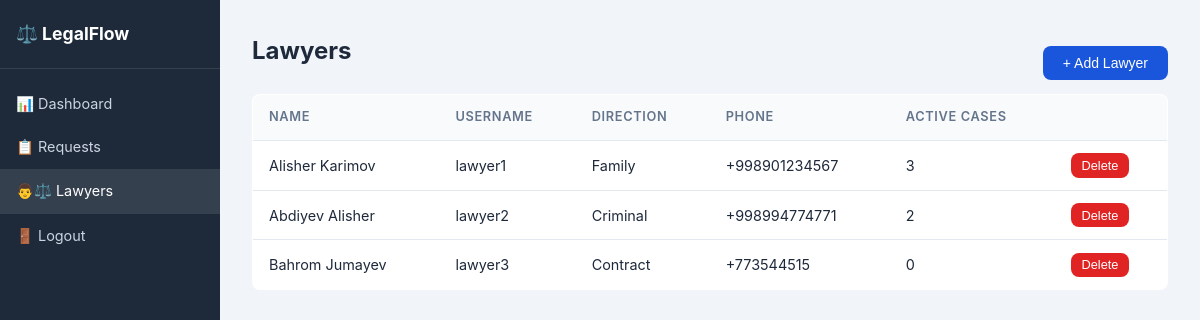
Before: /admin-panel/lawyers/ (signed in) with the older database file.
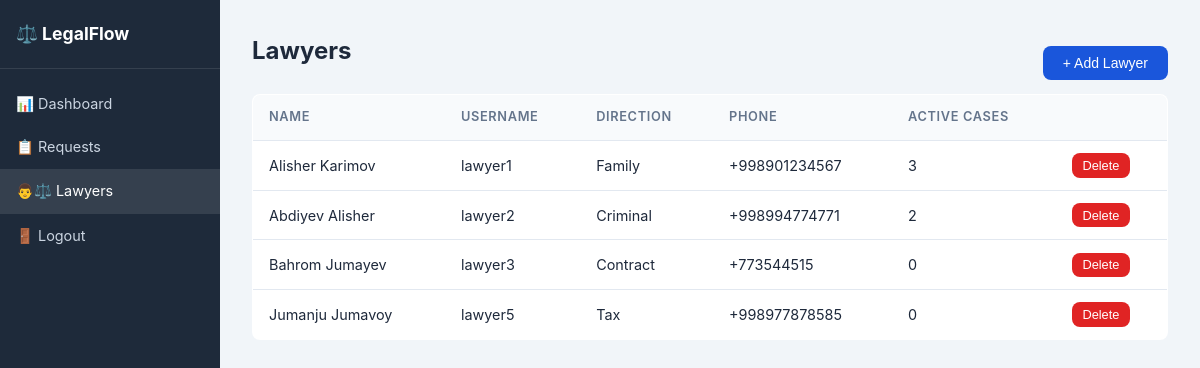
After: the same page with the newer database file.
### accounts/models.py (models this page shows, shortened)
class Lawyer(models.Model):
    DIRECTIONS = [
        ('family', 'Family'),
        ('criminal', 'Criminal'),
        ('labor', 'Labor'),
        ('tax', 'Tax'),
        ('contract', 'Contract'),
        ('other', 'Other'),
    ]
    user = models.OneToOneField(User, on_delete=models.CASCADE, related_name='lawyer_profile')
    direction = models.CharField(max_length=20, choices=DIRECTIONS)
    phone = models.CharField(max_length=20, blank=True)
    telegram_id = models.CharField(max_length=50, blank=True)

class User(AbstractUser):
    ROLE_ADMIN = 'admin'
    ROLE_LAWYER = 'lawyer'
    ROLES = [(ROLE_ADMIN, 'Admin'), (ROLE_LAWYER, 'Lawyer')]
    role = models.CharField(max_length=10, choices=ROLES, default=ROLE_LAWYER)
    phone = models.CharField(max_length=20, blank=True)
    def is_admin(self):
        return self.role == self.ROLE_ADMIN

### admin_panel/views.py (the view)
    @login_required
    def wrapper(request, *args, **kwargs):
        if not request.user.is_admin():
            return redirect('/accounts/login/')
        return view_func(request, *args, **kwargs)

### admin_panel/views.py (called while the page is built)
def admin_required(view_func):
    @login_required
    def wrapper(request, *args, **kwargs):
        if not request.user.is_admin():
            return redirect('/accounts/login/')
        return view_func(request, *args, **kwargs)
    return wrapper

@admin_required
def lawyers_list(request):
    lawyers = Lawyer.objects.select_related('user').all()
    return render(request, 'admin_panel/lawyers.html', {'lawyers': lawyers})

### templates/admin_panel/lawyers.html (shortened to what this page needs)
{% extends "admin_panel/base.html" %}
{% block nav_law %}active{% endblock %}
{% block content %}
<div style="display:flex;justify-content:space-between;align-items:center;">
  <h1>Lawyers</h1>
  <button onclick="document.getElementById('add-modal').classList.remove('hidden')" class="btn btn-primary">+ Add Lawyer</button>
</div>
<table class="data-table">
  <thead><tr><th>Name</th><th>Username</th><th>Direction</th><th>Phone</th><th>Active Cases</th><th></th></tr></thead>
  <tbody>
    {% for l in lawyers %}
    <tr>
      <td>{{ l.user.get_full_name }}</td>
      <td>{{ l.user.username }}</td>
      <td>{{ l.get_direction_display }}</td>
      <td>{{ l.phone|default:"—" }}</td>
      <td>{{ l.cases.count }}</td>
      <td><button onclick="deleteLawyer({{ l.pk }})" class="btn btn-sm btn-danger">Delete</button></td>
    </tr>
    {% empty %}
    <tr><td colspan="6" style="text-align:center;color:#999;">No lawyers yet</td></tr>
    {% endfor %}
  </tbody>
</table>
{% endblock %}

### templates/admin_panel/base.html (shortened to what this page needs)
<!DOCTYPE html>
<html lang="en">
<head>
  <link rel="stylesheet" href="/static/css/admin.css">
</head>
<body class="admin-body">
  <aside class="admin-sidebar">
    <div class="sidebar-brand">⚖️ LegalFlow</div>
    <nav>
      <a href="/admin-panel/" class="{% block nav_dash %}{% endblock %}">📊 Dashboard</a>
      <a href="/admin-panel/requests/" class="{% block nav_req %}{% endblock %}">📋 Requests</a>
      <a href="/admin-panel/lawyers/" class="{% block nav_law %}{% endblock %}">👨⚖️ Lawyers</a>
      <a href="/accounts/logout/" class="nav-logout">🚪 Logout</a>
    </nav>
  </aside>
  <main class="admin-main">
    <div class="admin-content">
      {% block content %}{% endblock %}
    </div>
  </main>
</body>
</html>

### static/css/admin.css (style rules this page uses)
*, *::before, *::after { box-sizing: border-box; margin: 0; padding: 0; }
:root { --primary: #1a56db; --primary-dark: #1341b0; --success: #0e9f6e; --danger: #e02424; --sidebar-bg: #1e2a3a; --sidebar-text: #cbd5e1; --sidebar-active: #fff; --bg: #f1f5f9; --card-bg: #fff; --border: #e2e8f0; --text: #1e293b; --muted: #64748b; --radius: 8px; }
body { font-family: -apple-system, BlinkMacSystemFont, 'Segoe UI', sans-serif; color: var(--text); line-height: 1.6; }
.admin-body { display: flex; min-height: 100vh; background: var(--bg); }
.admin-sidebar { width: 220px; background: var(--sidebar-bg); flex-shrink: 0; display: flex; flex-direction: column; }
.sidebar-brand { padding: 1.25rem 1rem; font-size: 1.1rem; font-weight: 700; color: #fff; border-bottom: 1px solid rgba(255,255,255,.1); }
.admin-sidebar nav { padding: .75rem 0; flex: 1; }
.admin-sidebar nav a { display: block; padding: .65rem 1rem; color: var(--sidebar-text); text-decoration: none; font-size: .9rem; transition: background .15s; }
.admin-sidebar nav a:hover, .admin-sidebar nav a.active { background: rgba(255,255,255,.1); color: var(--sidebar-active); }
.nav-logout { margin-top: auto; border-top: 1px solid rgba(255,255,255,.1); }
.admin-main { flex: 1; overflow-x: auto; }
.admin-content { padding: 2rem; max-width: 1200px; }
.admin-content h1 { font-size: 1.5rem; margin-bottom: 1.5rem; }
.data-table { width: 100%; border-collapse: collapse; background: var(--card-bg); border-radius: var(--radius); overflow: hidden; border: 1px solid var(--border); }
.data-table th { background: #f8fafc; padding: .75rem 1rem; text-align: left; font-size: .8rem; font-weight: 600; color: var(--muted); text-transform: uppercase; letter-spacing: .05em; border-bottom: 1px solid var(--border); }
.data-table td { padding: .75rem 1rem; border-bottom: 1px solid var(--border); font-size: .9rem; }
.data-table tr:last-child td { border-bottom: none; }
.btn { display: inline-block; padding: .55rem 1.25rem; border-radius: var(--radius); font-size: .875rem; font-weight: 500; cursor: pointer; border: none; text-decoration: none; transition: background .15s; }
.btn-primary { background: var(--primary); color: #fff; }
.btn-danger { background: var(--danger); color: #fff; }
.btn-sm { padding: .3rem .65rem; font-size: .8rem; }

Changed rows visible on the page:
added Lawyer: user.get_full_name "Jumanju Jumavoy", user.username "lawyer5", direction "Tax", phone "+998977878585", cases.count "0"
